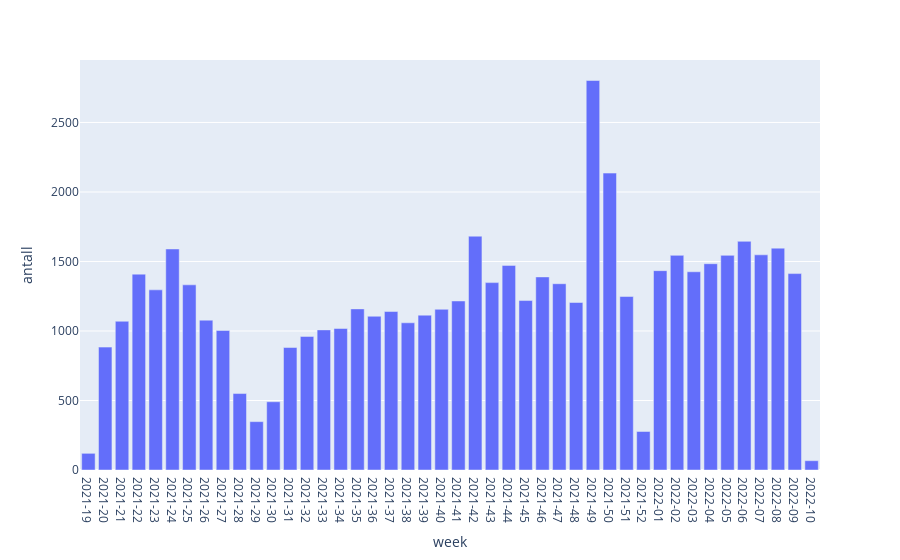

Source (notebook cell):
### Code cell
df_week_prod = df_prod.groupby('week').size().reset_index(name='antall')
fig_week_prod = px.bar(df_week_prod, x='week', y='antall')
fig_week_prod.update_xaxes(type='category')
fig_week_prod.show()

### Figure 1 — Plotly figure (JSON) as saved in the notebook; plotly's stock layout.template omitted (floating-point values rounded to 4 significant figures)
{"data": [{"alignmentgroup": "True", "hovertemplate": "week=%{x}<br>antall=%{y}<extra></extra>", "legendgroup": "", "marker": {"color": "#636efa", "pattern": {"shape": ""}}, "name": "", "offsetgroup": "", "orientation": "v", "showlegend": false, "textposition": "auto", "type": "bar", "x": ["2021-19", "2021-20", "2021-21", "2021-22", "2021-23", "2021-24", "2021-25", "2021-26", "2021-27", "2021-28", "2021-29", "2021-30", "2021-31", "2021-32", "2021-33", "2021-34", "2021-35", "2021-36", "2021-37", "2021-38", "2021-39", "2021-40", "2021-41", "2021-42", "2021-43", "2021-44", "2021-45", "2021-46", "2021-47", "2021-48", "2021-49", "2021-50", "2021-51", "2021-52", "2022-01", "2022-02", "2022-03", "2022-04", "2022-05", "2022-06", "2022-07", "2022-08", "2022-09", "2022-10"], "xaxis": "x", "y": [120, 884, 1070, 1409, 1296, 1590, 1332, 1078, 1004, 550, 348, 491, 881, 961, 1008, 1018, 1159, 1106, 1140, 1059, 1114, 1156, 1216, 1682, 1348, 1472, 1219, 1389, 1340, 1205, 2802, 2136, 1248, 277, 1434, 1544, 1426, 1484, 1544, 1645, 1548, 1596, 1413, 67], "yaxis": "y"}], "layout": {"autosize": true, "barmode": "relative", "legend": {"tracegroupgap": 0}, "margin": {"t": 60}, "xaxis": {"anchor": "y", "autorange": true, "domain": [0, 1], "range": [-0.5, 43.5], "title": {"text": "week"}, "type": "category"}, "yaxis": {"anchor": "x", "autorange": true, "domain": [0, 1], "range": [0, 2949.0], "title": {"text": "antall"}, "type": "linear"}}}
